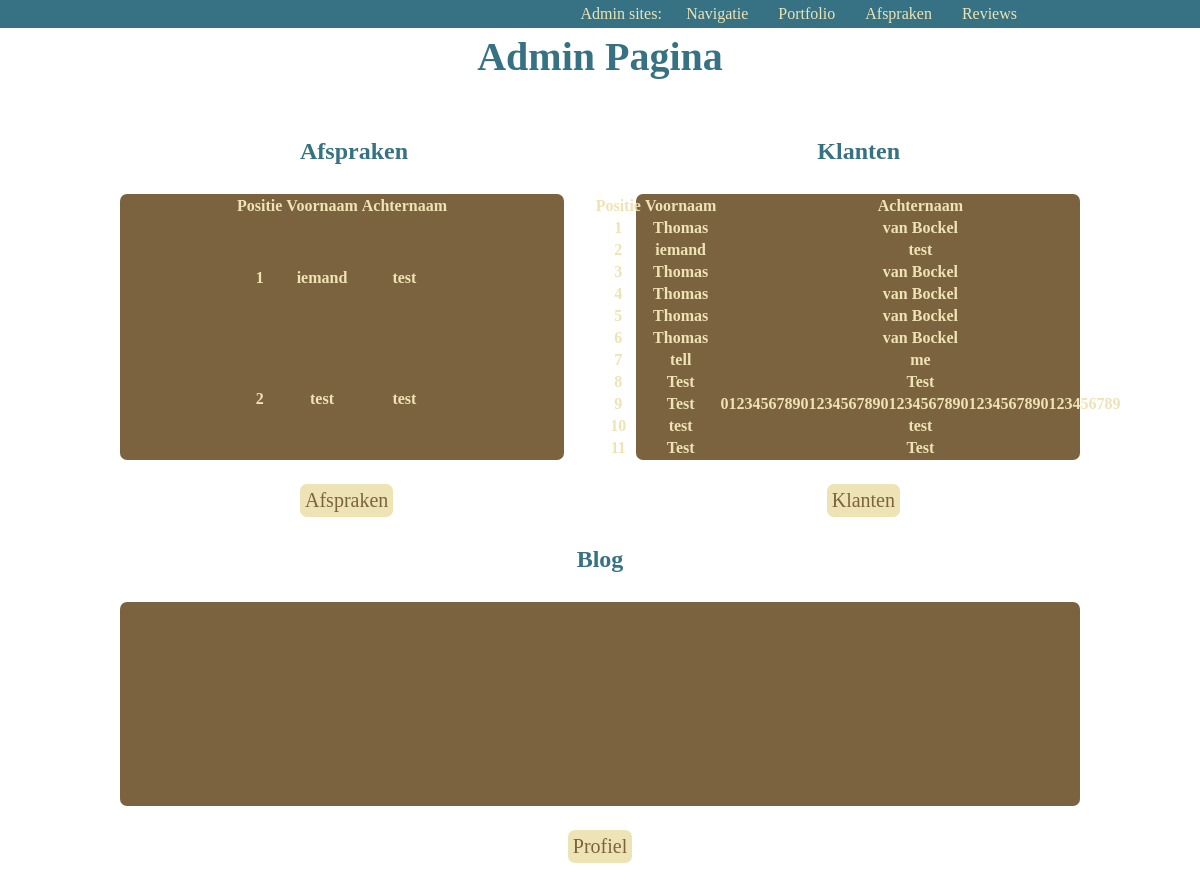
The app's page /admin.php (signed in), older data.
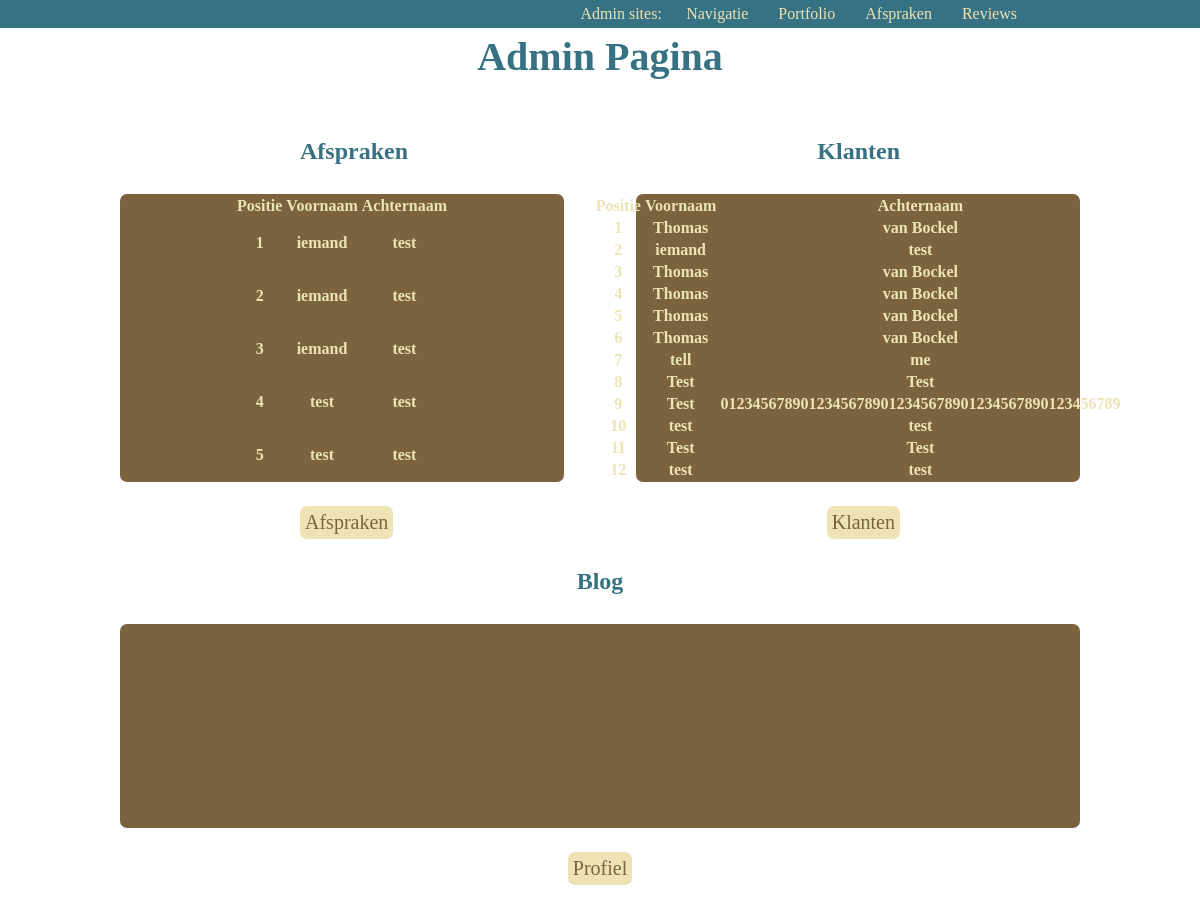
The same page, newer data.
### tables this page shows
CREATE TABLE `reservations` (
  `id` bigint UNSIGNED NOT NULL,
  `first_name` varchar(50) NOT NULL,
  `last_name` varchar(50) NOT NULL,
  `email` varchar(255) NOT NULL,
  `time` time NOT NULL,
  `date` date NOT NULL,
  `text` text NOT NULL,
  `user_id` bigint DEFAULT NULL
);

CREATE TABLE `users` (
  `id` bigint NOT NULL,
  `first_name` varchar(50) NOT NULL,
  `last_name` varchar(50) NOT NULL,
  `email` varchar(255) NOT NULL,
  `password` varchar(255) NOT NULL,
  `admin_id` tinyint(1) NOT NULL
);

### admin.php (the view, shortened to what this page needs)
<?php
require_once "include/database.php";
$query = "SELECT * FROM reservations";
$result = mysqli_query($db, $query)
or die('Error ' . mysqli_error($db) . ' with query ' . $query);
$reservations = [];
while ($row = mysqli_fetch_assoc($result)) {
    $reservations[] = $row;
}
$query = "SELECT * FROM users";
$result = mysqli_query($db, $query)
or die('Error ' . mysqli_error($db) . ' with query ' . $query);
$users = [];
while ($row = mysqli_fetch_assoc($result)) {
    $users[] = $row;
}
?>
<!doctype html>
<html lang="en">
<head>
    <link rel="stylesheet" href="css/style.css">
    <link rel="stylesheet" href="css/admin.css">
</head>
<body>
<?php require_once 'include/adminnav.php'; ?>
<header>
    <h1 class="admincenter">Admin Pagina</h1>
</header>
<main class="adminmain">
    <section class="admininfo">
        <div class="flexheaders">
            <h2>Afspraken</h2>
            <h2>Klanten</h2>
        </div>
        <section class="flex">
            <section class="tim admincenter">
                <table>
                    <thead>
                    <tr>
                        <th>Positie</th>
                        <th>Voornaam</th>
                        <th>Achternaam</th>
                    </tr>
                    </thead>
                    <tbody>
                    <?php foreach ($reservations as $index => $reservations): ?>
                        <tr>
                            <th><?= htmlentities($index + 1); ?></th>
                            <th><?= htmlentities($reservations['first_name'] ?? ''); ?></th>
                            <th><?= htmlentities($reservations['last_name'] ?? ''); ?></th>
                        </tr>
                    <?php endforeach; ?>
                    </tbody>
                </table>
            </section>
            <section class="tim admincenter">
                <table>
                    <thead>
                    <tr>
                        <th>Positie</th>
                        <th>Voornaam</th>
                        <th>Achternaam</th>
                    </tr>
                    </thead>
                    <tbody>
                    <?php foreach ($users as $index => $users): ?>
                        <tr>
                            <th><?= htmlentities($index + 1) ?? ''; ?></th>
                            <th><?= htmlentities($users['first_name'] ?? ''); ?></th>
                            <th><?= htmlentities($users['last_name'] ?? ''); ?></th>
                        </tr>
                    <?php endforeach; ?>
                    </tbody>
                </table>
            </section>
        </section>
        <div class="adminlinks flexlinks">
            <a href="adminappointments.php">Afspraken</a>
            <a href="adminusers.php">Klanten</a>
        </div>
        <h2 class="admincenter">Blog</h2>
        <section class="tim admincenter">
        </section>
        <div class="adminlinks admincenter">
            <a href="adminprofile.php">Profiel</a>
        </div>
    </section>
</main>
</body>
</html>

Row changes from the older to the newer data that the page shows:
added reservations: first_name "iemand", last_name "test"
added reservations: first_name "iemand", last_name "test"
added reservations: first_name "test", last_name "test"
added users: first_name "test", last_name "test"
